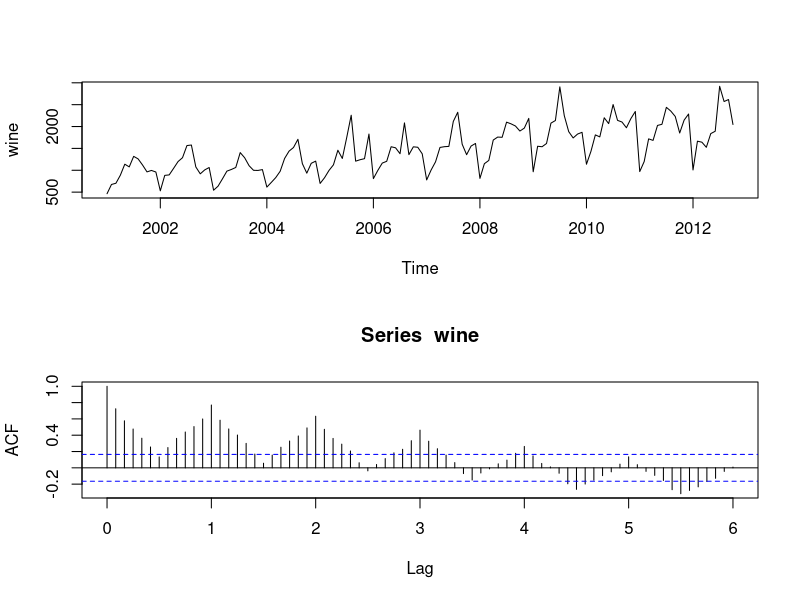
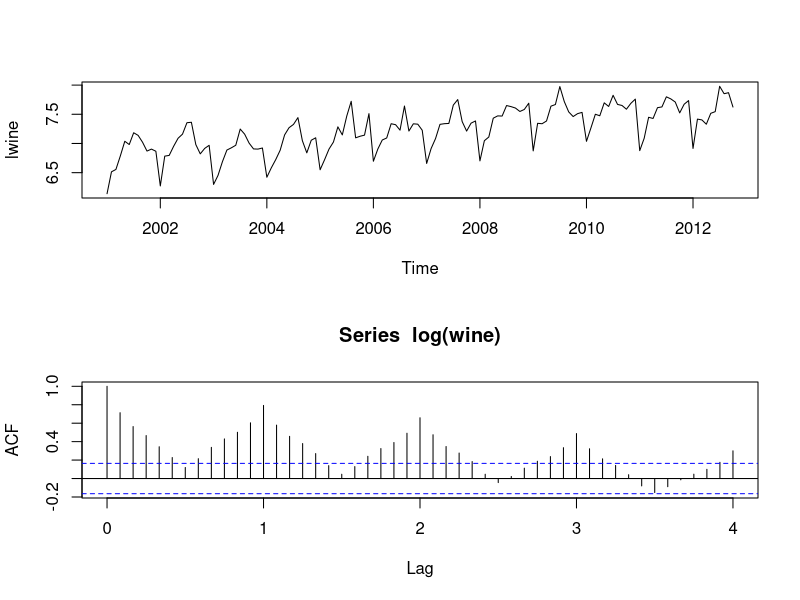
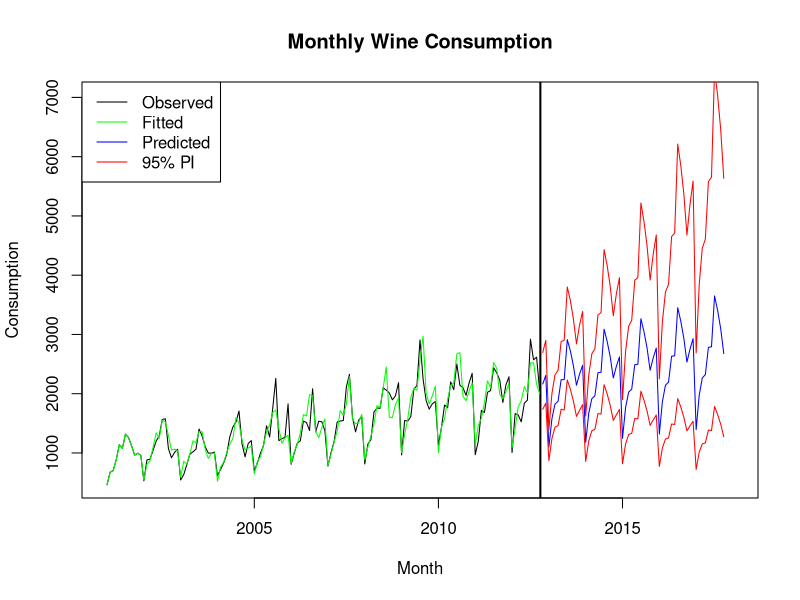
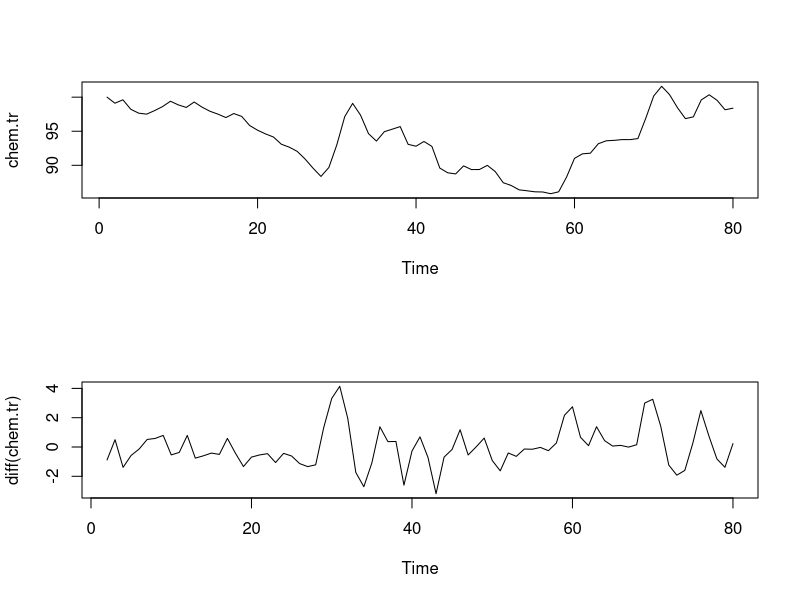
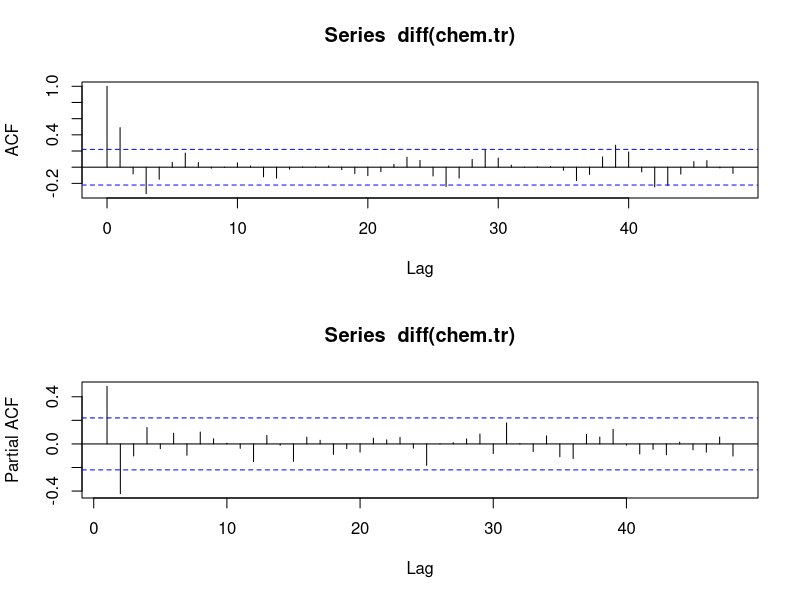
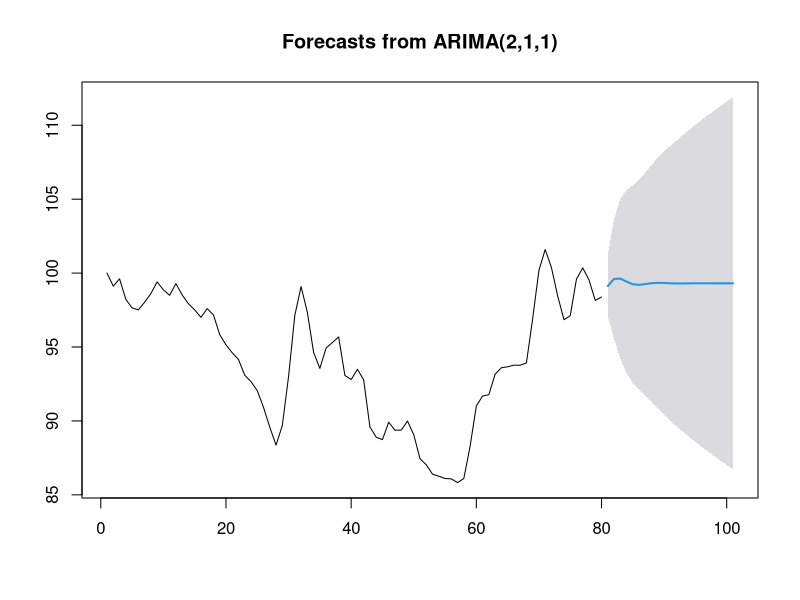
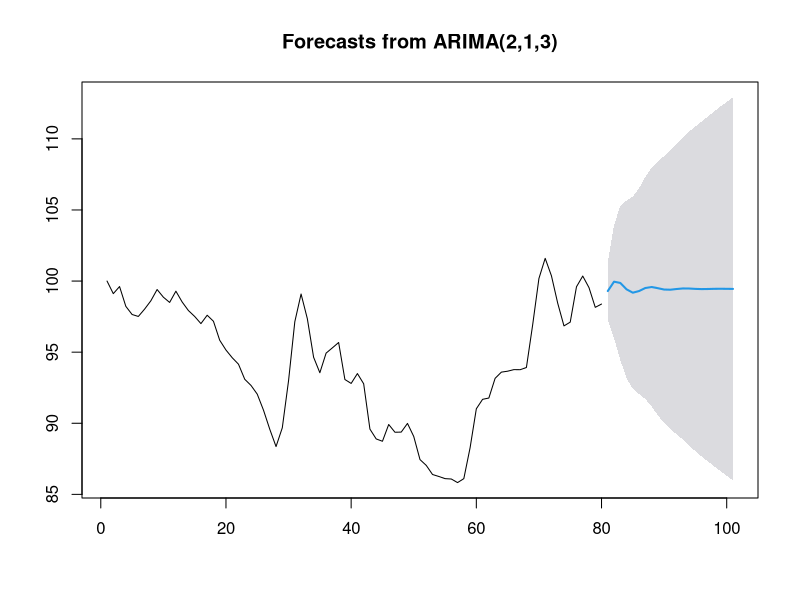
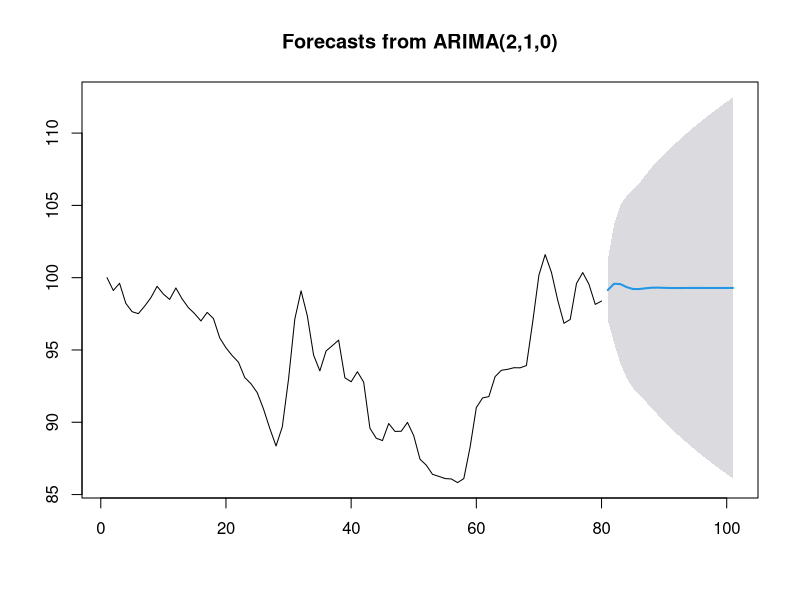

Here is the R script that generated these plots, in order:
# Load libraries
library(tseries)
library(forecast)

###################################
# Forecasting with the Wine Example
wine <- read.table("wine.txt")
wine <- ts(data = wine$V1, start = c(2001,1), frequency = 12)
par(mfrow=c(2,1))
plot(wine)
acf(wine, lag.max = 72)

#variance stabilization
lwine <- log(wine) #log-transform
plot(lwine)
acf(log(wine), lag.max = 48)

#Recall we chose p=4, d=1, q=1, P=1, D=1, Q=1, s=12

#Fit and forecast the SARIMA(4,1,1)x(1,1,1)[12] model
m <- arima(lwine, order=c(4,1,1), seasonal=list(order=c(1,1,1), period=12))
m

f<-forecast(m,h=60,level=0.95)
l<-ts(f$lower, start = c(2012, 11), frequency = 12)  #95% PI LL
h<-ts(f$upper, start = c(2012, 11), frequency = 12) #95% PI UL
pred<-f$mean #predictions
par(mfrow=c(1,1))
plot(wine, xlim=c(2001,2018), ylim=c(500,7000), main = "Monthly Wine Consumption", ylab = "Consumption", xlab = "Month")
abline(v = 2012.769, lwd = 2, col = "black")
points(exp(pred), type = "l", col = "blue")
points(exp(l), type = "l", col = "red")
points(exp(h), type = "l", col = "red")
points(exp(f$fitted),type="l", col = "green")
legend("topleft", legend = c("Observed", "Fitted", "Predicted", "95% PI"), lty = 1, col = c("black", "green", "blue", "red"), cex = 1)

#######################################
# Forecasting with the Chemical Example
chem <- read.table('chemical.txt')
chem <- ts(chem$V1)
length(chem)
chem.tr <- chem[1:80] #training set
chem.tr <- ts(chem.tr)
chem.te <- chem[81:101] #test set
chem.te <- chem.te

par(mfrow=c(2,1))
plot(chem.tr)
plot(diff(chem.tr))

acf(diff(chem.tr), lag.max = 48)
pacf(diff(chem.tr), lag.max = 48)
# p <= 2, q<= 3

# Fit these models
m1 <- arima(chem.tr, order=c(1,1,1))
m2 <- arima(chem.tr, order=c(1,1,2))
m3 <- arima(chem.tr, order=c(1,1,3))
m4 <- arima(chem.tr, order=c(2,1,1))
m5 <- arima(chem.tr, order=c(2,1,2))
m6 <- arima(chem.tr, order=c(2,1,3), method = "ML")
model<-c("ARIMA(1,1,1)","ARIMA(1,1,2)","ARIMA(1,1,3)","ARIMA(2,1,1)","ARIMA(2,1,2)", "ARIMA(2,1,3)")
sigma2<-c(m1$sigma2, m2$sigma2, m3$sigma2, m4$sigma2, m5$sigma2, m6$sigma2)
loglik<-c(m1$loglik, m2$loglik, m3$loglik, m4$loglik, m5$loglik, m6$loglik)
aic<-c(m1$aic, m2$aic, m3$aic, m4$aic, m5$aic, m6$aic)
data.frame(model, sigma2, loglik, aic)

#ARIMA(2,1,1) seems good, but let's also check ARIMA(2,1,3)
#Forecast with ARIMA(2,1,1)
f.211 <- predict(m4, n.ahead = 21)
par(mfrow=c(1,1))
plot(forecast(m4,h=21,level=0.95))
rmse.211 <- sqrt(mean((chem.te - f.211$pred)^2))
rmse.211

#Forecast with ARIMA(2,1,3)
f.213 <- predict(m6, n.ahead = 21)
par(mfrow=c(1,1))
plot(forecast(m6,h=21,level=0.95))
rmse.213 <- sqrt(mean((chem.te - f.213$pred)^2))
rmse.213

#Forecast with ARIMA(2,1,0)
f.210 <- predict(arima(chem.tr,order=c(2,1,0)), n.ahead = 21)
par(mfrow=c(1,1))
plot(forecast(arima(chem.tr,order=c(2,1,0)),h=21,level=0.95))
rmse.210 <- sqrt(mean((chem.te - f.210$pred)^2))
rmse.210

#################################################
# Fitting ARIMA + Covariates to ConsIndex Example
data <- read.table("ConsIndex.txt", header=T)
head(data)
Bev <- ts(data$BevInd)
Food <- ts(data$FoodInd)
Indust <- ts(data$IndustInd)
#plot the variables:
par(mfrow=c(3,1))
ts.plot(Bev)
ts.plot(Food)
ts.plot(Indust)
#ordinary difference:
par(mfrow=c(2,1))
plot(diff(Bev))
acf(diff(Bev))
#order selection:
par(mfrow=c(2,1))
acf(diff(Bev))
pacf(diff(Bev))
#p=q=1 seems fine

#Fit an ARIMA(1,1,1) model
m1<-arima(Bev, order = c(1,1,1))
m1
#Fit an ARIMA(1,1,1) model with covariate information
m2<-arima(Bev, order = c(1,1,1), xreg = data.frame(Food, Indust))
m2

#We could use proper forecasting techniques to decide whether adding the 
#covariate information does indeed improve predictions.

#We have also not considered residual analyses in this example. This
#should certainly be considered when fitting/choosing models in practice.

